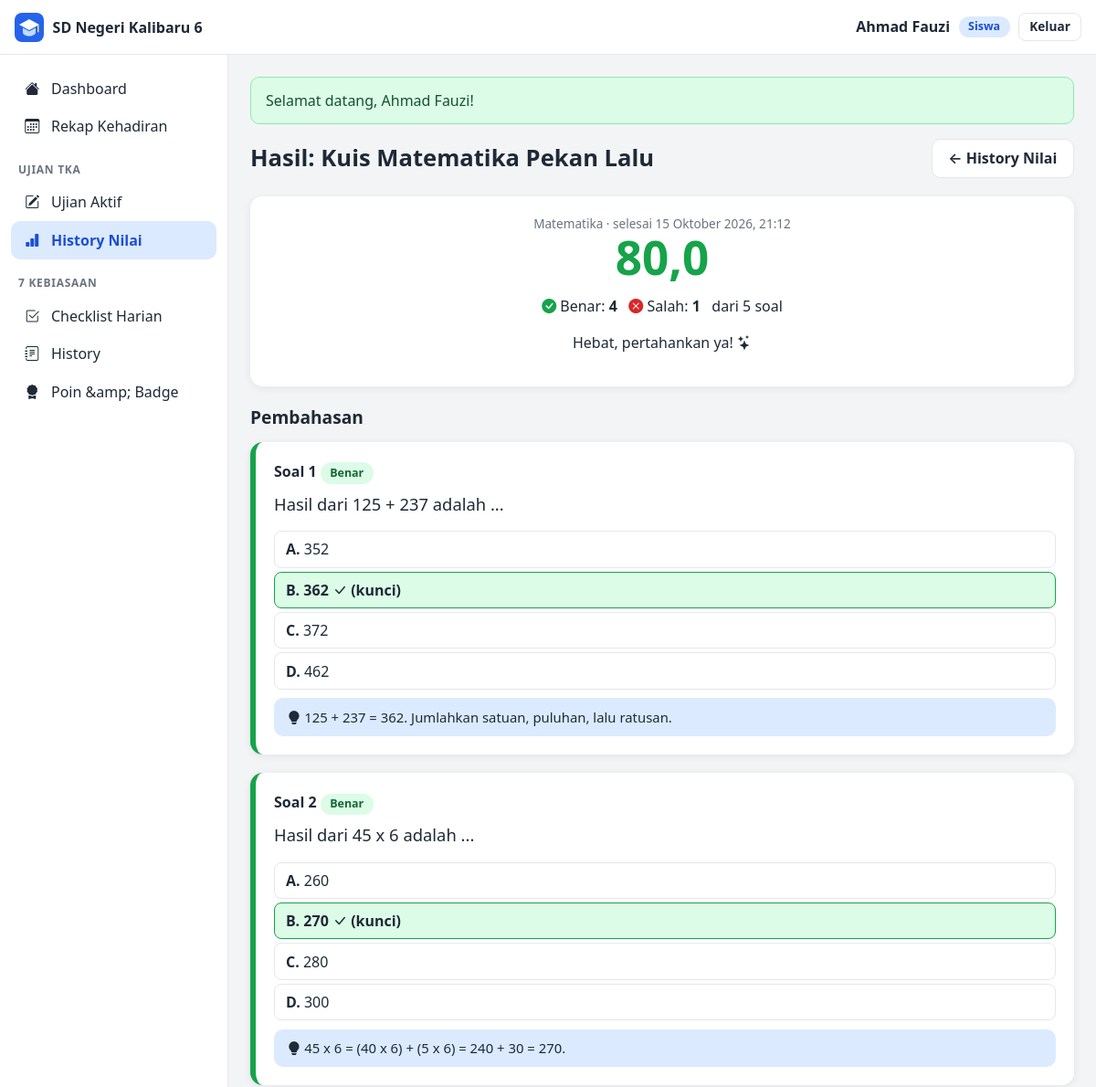
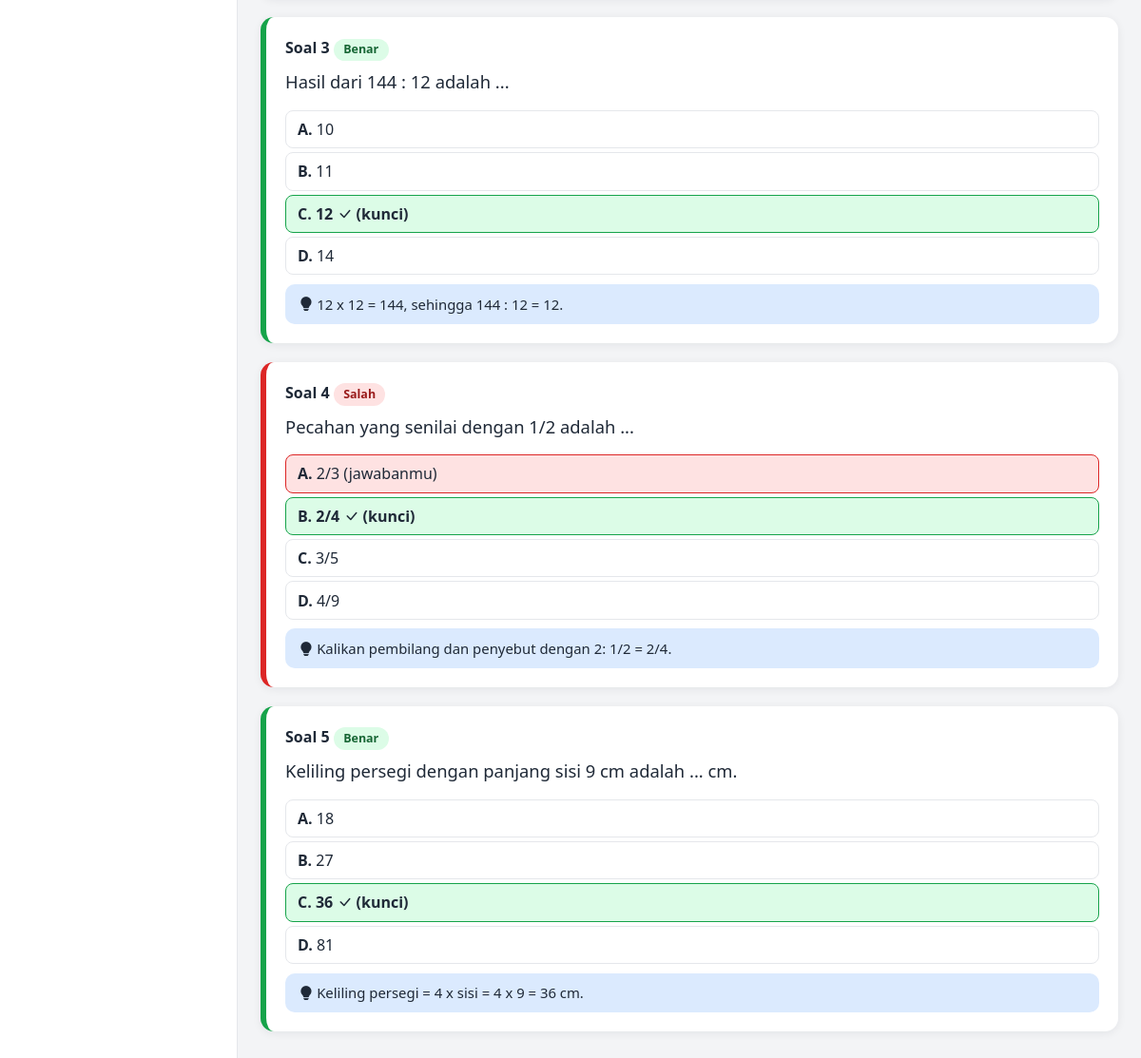
Page /siswa/ujian-hasil.php?id=1 (signed in) on the committed database (2 pictures, top to bottom).
### tables this page shows
CREATE TABLE siswa (
    id            INT UNSIGNED AUTO_INCREMENT PRIMARY KEY,
    user_id       INT UNSIGNED NOT NULL UNIQUE,
    nisn          VARCHAR(20) NOT NULL UNIQUE,
    nama          VARCHAR(100) NOT NULL,
    jenis_kelamin ENUM('L','P') NOT NULL,
    tanggal_lahir DATE NULL,
    alamat        VARCHAR(255) NULL,
    kelas_id      INT UNSIGNED NOT NULL,
    orang_tua_id  INT UNSIGNED NULL,
    status        ENUM('aktif','nonaktif') NOT NULL DEFAULT 'aktif',
    CONSTRAINT fk_siswa_user  FOREIGN KEY (user_id)      REFERENCES users(id)     ON DELETE CASCADE,
    CONSTRAINT fk_siswa_kelas FOREIGN KEY (kelas_id)     REFERENCES kelas(id),
    CONSTRAINT fk_siswa_ortu  FOREIGN KEY (orang_tua_id) REFERENCES orang_tua(id) ON DELETE SET NULL
);

CREATE TABLE hasil_ujian (
    id            INT UNSIGNED AUTO_INCREMENT PRIMARY KEY,
    ujian_id      INT UNSIGNED NOT NULL,
    siswa_id      INT UNSIGNED NOT NULL,
    waktu_mulai   DATETIME NOT NULL,
    waktu_selesai DATETIME NULL,
    status        ENUM('berlangsung','selesai') NOT NULL DEFAULT 'berlangsung',
    jumlah_benar  SMALLINT UNSIGNED NULL,
    jumlah_salah  SMALLINT UNSIGNED NULL,
    nilai         DECIMAL(5,2) NULL,
    UNIQUE KEY uq_hasil_ujian_siswa (ujian_id, siswa_id),
    CONSTRAINT fk_hasil_ujian FOREIGN KEY (ujian_id) REFERENCES ujian(id) ON DELETE CASCADE,
    CONSTRAINT fk_hasil_siswa FOREIGN KEY (siswa_id) REFERENCES siswa(id) ON DELETE CASCADE
);

CREATE TABLE mata_pelajaran (
    id         INT UNSIGNED AUTO_INCREMENT PRIMARY KEY,
    nama_mapel VARCHAR(80) NOT NULL UNIQUE,
    keterangan VARCHAR(255) NULL
);

CREATE TABLE ujian_soal (
    id        INT UNSIGNED AUTO_INCREMENT PRIMARY KEY,
    ujian_id  INT UNSIGNED NOT NULL,
    soal_id   INT UNSIGNED NOT NULL,
    urutan    SMALLINT UNSIGNED NOT NULL DEFAULT 1,
    UNIQUE KEY uq_ujian_soal (ujian_id, soal_id),
    CONSTRAINT fk_us_ujian FOREIGN KEY (ujian_id) REFERENCES ujian(id)     ON DELETE CASCADE,
    CONSTRAINT fk_us_soal  FOREIGN KEY (soal_id)  REFERENCES bank_soal(id)
);

CREATE TABLE bank_soal (
    id             INT UNSIGNED AUTO_INCREMENT PRIMARY KEY,
    mapel_id       INT UNSIGNED NOT NULL,
    kategori       VARCHAR(60) NULL,
    tingkat        ENUM('mudah','sedang','sulit') NOT NULL DEFAULT 'sedang',
    pertanyaan     TEXT NOT NULL,
    gambar         VARCHAR(255) NULL,
    kunci_jawaban  CHAR(1) NOT NULL,
    pembahasan     TEXT NULL,
    CONSTRAINT fk_soal_mapel FOREIGN KEY (mapel_id) REFERENCES mata_pelajaran(id)
);

CREATE TABLE jawaban_siswa (
    id       INT UNSIGNED AUTO_INCREMENT PRIMARY KEY,
    hasil_id INT UNSIGNED NOT NULL,
    soal_id  INT UNSIGNED NOT NULL,
    jawaban  CHAR(1) NULL,
    ragu     TINYINT(1) NOT NULL DEFAULT 0,
    UNIQUE KEY uq_jawaban_hasil_soal (hasil_id, soal_id),
    CONSTRAINT fk_jawab_hasil FOREIGN KEY (hasil_id) REFERENCES hasil_ujian(id) ON DELETE CASCADE,
    CONSTRAINT fk_jawab_soal  FOREIGN KEY (soal_id)  REFERENCES bank_soal(id)
);

### includes/auth.php (called while the page is built, shortened)
<?php
require_once __DIR__ . '/../config/database.php';
function e($nilai): string
{
    return htmlspecialchars((string) $nilai, ENT_QUOTES, 'UTF-8');
}
function url(string $path = ''): string
{
    return BASE_URL . '/' . ltrim($path, '/');
}
function user(): ?array
{
    return $_SESSION['user'] ?? null;
}
function halaman_beranda(string $role): string
{
    switch ($role) {
        case 'siswa':    return url('siswa/dashboard.php');
    }
}
function wajib_login(): array
{
    $u = user();
    return $u;
}
function nama_role(string $role): string
{
    $label = ['admin' => 'Admin', 'guru' => 'Guru', 'siswa' => 'Siswa', 'orangtua' => 'Orang Tua'];
    return $label[$role] ?? $role;
}

### config/database.php (called while the page is built, shortened)
<?php
function db(): PDO
{
    static $pdo = null;
    if ($pdo === null) {
        try {
            $pdo = new PDO(
                'mysql:host=' . DB_HOST . ';dbname=' . DB_NAME . ';charset=utf8mb4',
                DB_USER,
                DB_PASS,
                [
                    PDO::ATTR_ERRMODE            => PDO::ERRMODE_EXCEPTION,
                    PDO::ATTR_DEFAULT_FETCH_MODE => PDO::FETCH_ASSOC,
                    PDO::ATTR_EMULATE_PREPARES   => false,
                    PDO::MYSQL_ATTR_INIT_COMMAND => "SET time_zone = '+07:00'",
                ]
            );
        } catch (PDOException $e) {
            error_log('Koneksi database gagal: ' . $e->getMessage());
            http_response_code(500);
            exit('Koneksi database gagal. Pastikan MySQL di XAMPP sudah Start dan database kkp_sd sudah diimpor.');
        }
    }
    return $pdo;
}

### siswa/ujian-hasil.php (the view, shortened to what this page needs)
<?php
require_once __DIR__ . '/../includes/auth.php';
require_once __DIR__ . '/../includes/fungsi.php';
$siswa = siswa_login();
$hasil_id = (int) ($_GET['id'] ?? 0);
$hasil = ambil_hasil_siswa($hasil_id, (int) $siswa['id']);
$st = db()->prepare('SELECT b.id, b.pertanyaan, b.gambar, b.kunci_jawaban, b.pembahasan, us.urutan, j.jawaban
                     FROM ujian_soal us JOIN bank_soal b ON b.id = us.soal_id
                     LEFT JOIN jawaban_siswa j ON j.soal_id = b.id AND j.hasil_id = :h
                     WHERE us.ujian_id = :u ORDER BY us.urutan');
$st->execute(['h' => $hasil_id, 'u' => $hasil['ujian_id']]);
$soal = $st->fetchAll();
$opsi = ambil_opsi(array_column($soal, 'id'));
$aksi_header = '<a class="btn btn-light" href="' . e(url('siswa/nilai.php')) . '">&larr; History Nilai</a>';
require __DIR__ . '/../includes/header.php';
$nilai = (float) $hasil['nilai'];
?>
<section class="card teks-tengah">
    <div class="stat-label"><?= e($hasil['nama_mapel']) ?> &middot; selesai <?= e(waktu_indo($hasil['waktu_selesai'])) ?></div>
    <div class="nilai-besar" style="color:var(--<?= $nilai >= 75 ? 'success' : ($nilai >= 60 ? 'warning' : 'danger') ?>)"><?= angka($nilai) ?></div>
    <p><i class="bi bi-check-circle-fill" style="color:var(--success)"></i> Benar: <strong><?= (int) $hasil['jumlah_benar'] ?></strong> &nbsp; <i class="bi bi-x-circle-fill" style="color:var(--danger)"></i> Salah: <strong><?= (int) $hasil['jumlah_salah'] ?></strong>
        &nbsp; dari <?= count($soal) ?> soal</p>
    <p><?= $nilai >= 75 ? 'Hebat, pertahankan ya! <i class="bi bi-stars"></i>' : ($nilai >= 60 ? 'Bagus, ayo belajar lagi supaya lebih baik! <i class="bi bi-emoji-smile-fill"></i>' : 'Jangan menyerah, pelajari pembahasan di bawah ya! <i class="bi bi-journal-text"></i>') ?></p>
</section>
<h2>Pembahasan</h2>
<?php foreach ($soal as $i => $s):
    $benar = $s['jawaban'] === $s['kunci_jawaban']; ?>
    <section class="card hasil-soal <?= $benar ? 'benar' : 'salah' ?>">
        <strong>Soal <?= $i + 1 ?> <?= $benar ? pill('Benar', 'hijau') : pill($s['jawaban'] ? 'Salah' : 'Tidak dijawab', 'merah') ?></strong>
        <div class="soal-teks"><?= e($s['pertanyaan']) ?></div>
        <?php foreach ($opsi[$s['id']] ?? [] as $label => $teks):
            $kelas = $label === $s['kunci_jawaban'] ? 'kunci' : ($label === $s['jawaban'] ? 'salah' : ''); ?>
            <div class="opsi-hasil <?= e($kelas) ?>"><strong><?= e($label) ?>.</strong> <?= e($teks) ?>
                <?= $label === $s['kunci_jawaban'] ? ' <i class="bi bi-check-lg"></i> (kunci)' : '' ?><?= $label === $s['jawaban'] && !$benar ? ' (jawabanmu)' : '' ?></div>
        <?php endforeach; ?>
        <?php if ($s['pembahasan']): ?><div class="pembahasan"><i class="bi bi-lightbulb-fill"></i> <?= e($s['pembahasan']) ?></div><?php endif; ?>
    </section>
<?php endforeach; ?>
<?php require __DIR__ . '/../includes/footer.php'; ?>

### includes/navbar.php (shortened to what this page needs)
<header class="navbar">
    <a class="navbar-brand" href="<?= e(halaman_beranda($pengguna['role'])) ?>">
        <img src="<?= e(url('assets/images/logo.svg')) ?>" alt="" width="32" height="32">
        <span><?= e(APP_SEKOLAH) ?></span>
    </a>
    <div class="navbar-user">
        <span class="navbar-nama"><?= e($pengguna['nama']) ?></span>
        <span class="pill pill-biru"><?= e(nama_role($pengguna['role'])) ?></span>
        <a class="btn btn-light btn-sm" href="<?= e(url('auth/logout.php')) ?>">Keluar</a>
    </div>
</header>

### includes/fungsi.php (shortened to what this page needs)
<?php
function tgl_indo(?string $tanggal): string
{
    $t = strtotime($tanggal);
    return date('j', $t) . ' ' . NAMA_BULAN[(int) date('n', $t)] . ' ' . date('Y', $t);
}
function waktu_indo(?string $waktu): string
{
    return tgl_indo($waktu) . ', ' . date('H:i', strtotime($waktu));
}
function angka($nilai, int $desimal = 1): string
{
    return number_format((float) $nilai, $desimal, ',', '.');
}
function pill(string $teks, string $warna = 'abu'): string
{
    return '<span class="pill pill-' . e($warna) . '">' . e($teks) . '</span>';
}
function siswa_login(): ?array
{
    $u = user();
    $st = db()->prepare('SELECT s.*, k.nama_kelas FROM siswa s JOIN kelas k ON k.id = s.kelas_id WHERE s.id = :id');
    $st->execute(['id' => $u['profil_id']]);
    return $st->fetch() ?: null;
}
    ob_start(); ?>
    <?php
function ambil_opsi(array $soal_ids): array
{
    $in = implode(',', array_fill(0, count($soal_ids), '?'));
    $st = db()->prepare("SELECT soal_id, label, teks FROM opsi_jawaban WHERE soal_id IN ($in) ORDER BY label");
    $st->execute(array_values($soal_ids));
    $hasil = [];
    foreach ($st->fetchAll() as $o) $hasil[$o['soal_id']][$o['label']] = $o['teks'];
    return $hasil;
}
function ambil_hasil_siswa(int $hasil_id, int $siswa_id): ?array
{
    $st = db()->prepare('SELECT h.*, u.nama_ujian, u.durasi_menit, u.waktu_selesai AS jadwal_selesai, m.nama_mapel
                         FROM hasil_ujian h JOIN ujian u ON u.id = h.ujian_id JOIN mata_pelajaran m ON m.id = u.mapel_id
                         WHERE h.id = :h AND h.siswa_id = :s');
    $st->execute(['h' => $hasil_id, 's' => $siswa_id]);
    return $st->fetch() ?: null;
}

### assets/css/style.css (style rules this page uses)
:root { --primary: #2563eb; --primary-gelap: #1d4ed8; --primary-muda: #dbeafe; --success: #16a34a; --success-muda: #dcfce7; --warning: #eab308; --warning-muda: #fef9c3; --danger: #dc2626; --danger-muda: #fee2e2; --abu-bg: #f3f4f6; --abu-garis: #e5e7eb; --abu-teks: #6b7280; --teks: #1f2937; --putih: #ffffff; --radius: 14px; --bayangan: 0 2px 10px rgba(17, 24, 39, .07); --lebar-sidebar: 250px; --tinggi-navbar: 60px; }
* { box-sizing: border-box; }
html { font-size: 16px; }
body { margin: 0; font-family: "Segoe UI", system-ui, -apple-system, "Helvetica Neue", Arial, sans-serif; background: var(--abu-bg); color: var(--teks); line-height: 1.5; }
a { color: var(--primary); text-decoration: none; }
h2 { font-size: 1.2rem; margin: 0 0 .75rem; }
img { max-width: 100%; }
.teks-tengah { text-align: center; }
.navbar { position: fixed; top: 0; left: 0; right: 0; z-index: 30; height: var(--tinggi-navbar); background: var(--putih); border-bottom: 1px solid var(--abu-garis); display: flex; align-items: center; gap: .75rem; padding: 0 1rem; }
.navbar-brand { display: flex; align-items: center; gap: .6rem; font-weight: 700; color: var(--teks); }
.navbar-user { margin-left: auto; display: flex; align-items: center; gap: .6rem; }
.navbar-nama { font-weight: 600; }
.card { background: var(--putih); border-radius: var(--radius); box-shadow: var(--bayangan); padding: 1.25rem; margin-bottom: 1.25rem; }
.stat-label { color: var(--abu-teks); font-size: .85rem; }
.btn { display: inline-flex; align-items: center; justify-content: center; gap: .4rem; padding: .55rem 1.1rem; border-radius: 10px; border: 1px solid transparent; font: inherit; font-weight: 600; cursor: pointer; text-decoration: none; background: var(--abu-bg); color: var(--teks); transition: transform .1s, filter .15s; }
.btn-light { background: var(--putih); border-color: var(--abu-garis); color: var(--teks); }
.btn-sm { padding: .3rem .7rem; font-size: .85rem; border-radius: 8px; }
.pill { display: inline-block; padding: .15rem .65rem; border-radius: 999px; font-size: .78rem; font-weight: 700; white-space: nowrap; }
.pill-hijau { background: var(--success-muda); color: #166534; }
.pill-merah { background: var(--danger-muda); color: #991b1b; }
.pill-biru { background: var(--primary-muda); color: var(--primary-gelap); }
.soal-teks { font-size: 1.15rem; margin: .5rem 0 1rem; white-space: pre-line; }
.hasil-soal { border-left: 6px solid var(--abu-garis); }
.hasil-soal.benar { border-color: var(--success); }
.hasil-soal.salah { border-color: var(--danger); }
.opsi-hasil { padding: .45rem .75rem; border-radius: 8px; margin: .25rem 0; border: 1px solid var(--abu-garis); }
.opsi-hasil.kunci { background: var(--success-muda); border-color: var(--success); font-weight: 700; }
.opsi-hasil.salah { background: var(--danger-muda); border-color: var(--danger); }
.pembahasan { background: var(--primary-muda); border-radius: 10px; padding: .6rem .9rem; margin-top: .6rem; font-size: .93rem; }
.nilai-besar { font-size: 3.2rem; font-weight: 800; line-height: 1; }

### rows in the picture
siswa: nama "Ahmad Fauzi"
hasil_ujian: mata_pelajaran.nama_mapel "Matematika", waktu_selesai "15 Oktober 2026, 21:12", jumlah_benar "4", jumlah_salah "1"
ujian_soal: teks "Benar", soal.pertanyaan "Hasil dari 125 + 237 adalah ...", label "A", soal "352", label "B", soal "362", label "C", soal "372", label "D", soal "462", soal.pembahasan "125 + 237 = 362. Jumlahkan satuan, puluhan, lalu ratusan."
ujian_soal: teks "Benar", soal.pertanyaan "Hasil dari 45 x 6 adalah ...", label "A", soal "260", label "B", soal "270", label "C", soal "280", label "D", soal "300", soal.pembahasan "45 x 6 = (40 x 6) + (5 x 6) = 240 + 30 = 270."
ujian_soal: teks "Benar", soal.pertanyaan "Hasil dari 144 : 12 adalah ...", label "A", soal "10", label "B", soal "11", label "C", soal "12", label "D", soal "14", soal.pembahasan "12 x 12 = 144, sehingga 144 : 12 = 12."
ujian_soal: teks "Salah", soal.pertanyaan "Pecahan yang senilai dengan 1/2 adalah ...", jawaban_siswa.jawaban "A", soal "2/3", label "B", soal "2/4", label "C", soal "3/5", label "D", soal "4/9", soal.pembahasan "Kalikan pembilang dan penyebut dengan 2: 1/2 = 2/4."
ujian_soal: teks "Benar", soal.pertanyaan "Keliling persegi dengan panjang sisi 9 cm adalah ... cm.", label "A", soal "18", label "B", soal "27", label "C", soal "36", label "D", soal "81", soal.pembahasan "Keliling persegi = 4 x sisi = 4 x 9 = 36 cm."

### other values in the picture
APP_SEKOLAH "SD Negeri Kalibaru 6"
nama_role($pengguna['role']) "Siswa"
$item[0] "Dashboard"
$item[0] "Rekap Kehadiran"
$item[0] "UJIAN TKA"
$item[0] "Ujian Aktif"
$item[0] "History Nilai"
$item[0] "7 KEBIASAAN"
$item[0] "Checklist Harian"
$item[0] "History"
$item[0] "Poin &amp; Badge"
$f['pesan'] "Selamat datang, Ahmad Fauzi!"
$judul "Hasil: Kuis Matematika Pekan Lalu"
angka($nilai) "80,0"
count($soal) "5"
